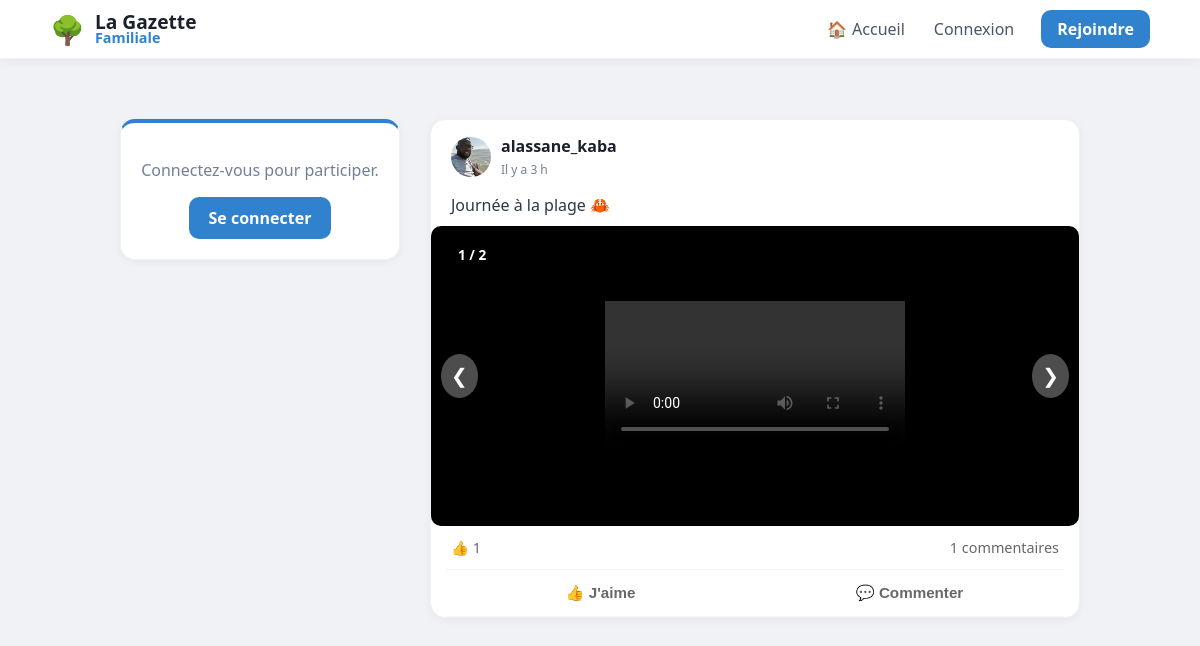
Before: / with the older database file.
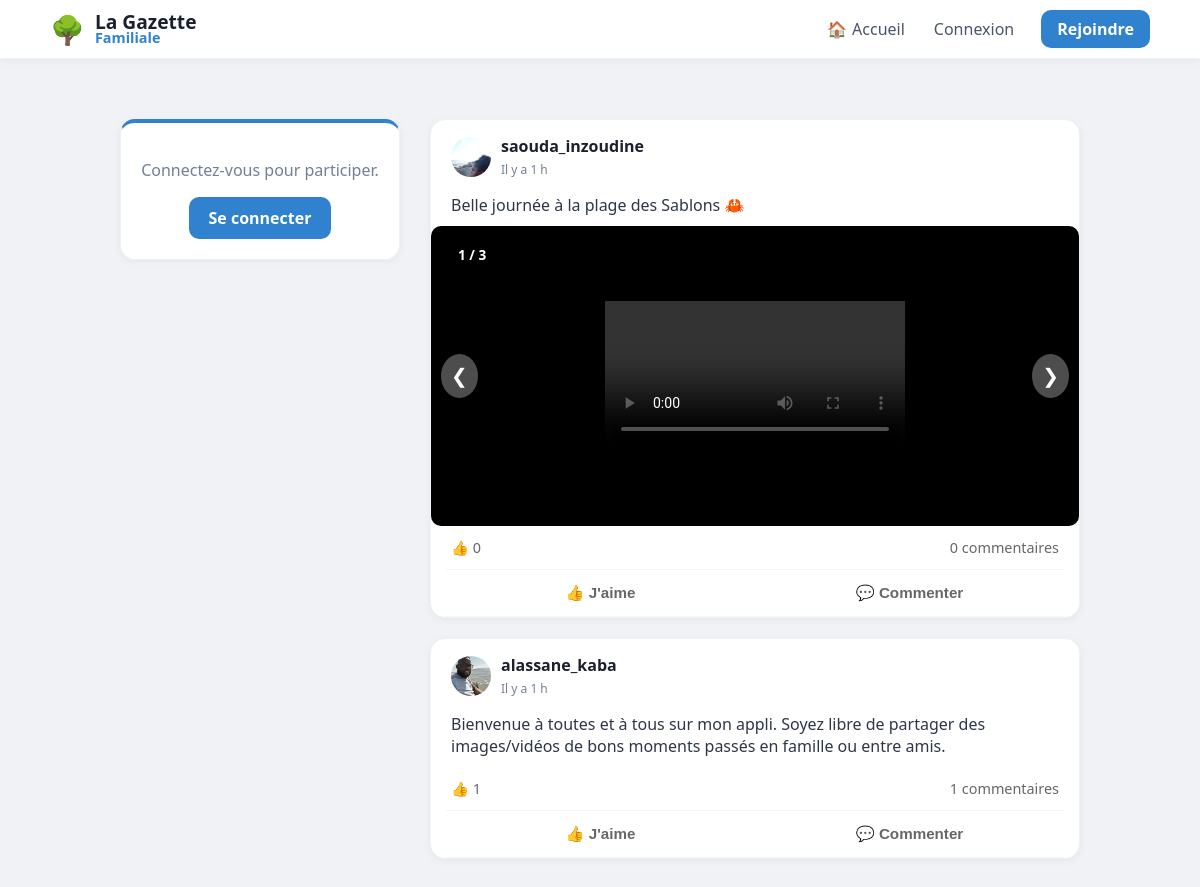
After: the same page with the newer database file.
### tables this page shows
CREATE TABLE posts (
                id INTEGER PRIMARY KEY AUTOINCREMENT, 
                username TEXT, 
                content TEXT, 
                likes INTEGER DEFAULT 0, 
                image TEXT,
                created_at DATETIME DEFAULT CURRENT_TIMESTAMP
            );

CREATE TABLE users (
                id INTEGER PRIMARY KEY AUTOINCREMENT, 
                email TEXT UNIQUE, 
                firstname TEXT, 
                lastname TEXT, 
                username TEXT UNIQUE, 
                password TEXT, 
                avatar TEXT,
                is_approved INTEGER DEFAULT 0,
                is_admin INTEGER DEFAULT 0
            );

CREATE TABLE post_medias (
                        id INTEGER PRIMARY KEY AUTOINCREMENT,
                        post_id INTEGER,
                        filename TEXT,
                        file_type TEXT, -- 'image' ou 'video'
                        FOREIGN KEY (post_id) REFERENCES posts (id) ON DELETE CASCADE
                    );

### app.py (the view)
@app.route("/")
def home():
    with get_db() as db:
        posts_query = db.execute("""
            SELECT posts.*, users.avatar AS user_avatar,
                (SELECT COUNT(*) FROM reactions WHERE post_id=posts.id AND type='thumb') as thumbs,
                (SELECT COUNT(*) FROM reactions WHERE post_id=posts.id AND type='heart') as hearts
            FROM posts
            JOIN users ON posts.username = users.username
            ORDER BY posts.id DESC
        """).fetchall()
        posts = [dict(row) for row in posts_query]
        for post in posts:
            medias = db.execute("SELECT * FROM post_medias WHERE post_id = ?", (post['id'],)).fetchall()
            post['medias'] = medias  # On ajoute la liste des médias au post
        comments = db.execute('''
            SELECT comments.*, users.avatar AS comm_avatar
            FROM comments
            JOIN users ON comments.username = users.username
        ''').fetchall()
    return render_template("home.html", posts=posts, comments=comments)

### app.py (called while the page is built)
def get_db():
    db = sqlite3.connect("database.db")
    db.row_factory = sqlite3.Row
    return db

@app.context_processor
def inject_pending_count():
    if session.get('is_admin'):
        db = get_db()
        count = db.execute("SELECT COUNT(*) as total FROM users WHERE is_approved = 0").fetchone()
        return {'pending_count': count['total']}
    return {'pending_count': 0}

@app.template_filter('relative_time')
def relative_time(date_str):
    if not date_str:
        return "Date inconnue"
    past = datetime.strptime(date_str, '%Y-%m-%d %H:%M:%S')
    now = datetime.now(timezone.utc).replace(tzinfo=None)
    diff = now - past
    if diff.days == 0:
        if diff.seconds < 60:
            return "À l'instant"
        if diff.seconds < 3600:
            return f"Il y a {diff.seconds // 60} min"
        return f"Il y a {diff.seconds // 3600} h"
    if diff.days == 1:
        return "Hier"
    if diff.days < 7:
        return f"Il y a {diff.days} jours"
    return past.strftime('%d/%m/%Y')

### templates/home.html (shortened to what this page needs)
{% extends "base.html" %}
{% block content %}
<aside class="sidebar">
    <div class="post-card" style="text-align: center; border-top: 4px solid #3182ce;">
        {% if session.get("user") %}
            <div style="font-size: 50px; margin-bottom: 10px;">🌳</div>
            <h3 style="margin: 0; color: #2d3748;">Bonjour,</h3>
            <h2 style="margin: 5px 0; color: #1a202c; font-size: 1.4em;">{{ session['user'] }}</h2>
            <div style="margin-top: 20px; padding-top: 15px; border-top: 1px solid #edf2f7;">
                <a href="{{ url_for('profile', username=session['user']) }}" style="text-decoration: none; color: #3182ce; font-weight: 700; font-size: 0.9em;">Voir mon mur →</a>
            </div>
        {% else %}
            <p style="color: #718096;">Connectez-vous pour participer.</p>
            <a href="/login" style="display: inline-block; background: #3182ce; color: white; padding: 10px 20px; border-radius: 10px; text-decoration: none; font-weight: bold;">Se connecter</a>
        {% endif %}
    </div>
</aside>
<main class="feed">
    {% for post in posts %}
    <div class="post-card" style="padding: 0; overflow: hidden; margin-bottom: 20px;">
        <div style="padding: 15px 20px; display: flex; justify-content: space-between; align-items: center;">
            <div style="display: flex; align-items: center; gap: 10px;">
                <img src="{{ url_for('static', filename='avatars/' + (post['user_avatar'] if post['user_avatar'] else 'default.png')) }}"
                     style="width: 40px; height: 40px; border-radius: 50%; object-fit: cover;">
                <div>
                    <strong style="display: block; color: #1a202c;">{{ post['username'] }}</strong>
                    <span class="live-date" data-time="{{ post['created_at'] }}" style="font-size: 0.75em; color: #718096;">
                        {{ post['created_at'] | relative_time }}
                    </span>
                </div>
            </div>
        </div>
        <div style="padding: 0 20px 10px 20px; white-space: pre-wrap; color: #2d3748;">{{ post['content'] }}</div>
        {% if post.medias %}
        <div class="carousel-container" id="carousel-{{ post.id }}" style="position: relative; background: #000; display: flex; align-items: center; justify-content: center; min-height: 300px;">
            {% if post.medias|length > 1 %}
            <div class="carousel-counter" style="position: absolute; top: 15px; left: 15px; background: rgba(0,0,0,0.6); color: white; padding: 4px 12px; border-radius: 20px; font-size: 0.85em; z-index: 10; font-weight: bold;">
                <span class="current">1</span> / {{ post.medias|length }}
            </div>
            {% endif %}
            <div class="carousel-items" style="width: 100%;">
                {% for media in post.medias %}
                    <div class="carousel-item {% if loop.first %}active{% endif %}" style="display: {% if loop.first %}block{% else %}none{% endif %}; text-align: center;">
                        {% if media.file_type == 'video' %}
                            <video src="{{ url_for('static', filename='uploads/' + media.filename) }}" controls style="max-width: 100%; max-height: 500px; display: block; margin: 0 auto;"></video>
                        {% else %}
                            <img src="{{ url_for('static', filename='uploads/' + media.filename) }}" style="max-width: 100%; max-height: 500px; object-fit: contain; display: block; margin: 0 auto;" onclick="window.open(this.src)">
                        {% endif %}
                    </div>
                {% endfor %}
            </div>
            {% if post.medias|length > 1 %}
                <button class="prev" onclick="moveSlide('{{ post.id }}', -1)" style="position: absolute; left: 10px; background: rgba(255,255,255,0.3); border: none; color: white; font-size: 20px; padding: 10px; border-radius: 50%; cursor: pointer;">&#10094;</button>
                <button class="next" onclick="moveSlide('{{ post.id }}', 1)" style="position: absolute; right: 10px; background: rgba(255,255,255,0.3); border: none; color: white; font-size: 20px; padding: 10px; border-radius: 50%; cursor: pointer;">&#10095;</button>
            {% endif %}
        </div>
        {% endif %}
        <div style="display: flex; justify-content: space-between; padding: 12px 20px; font-size: 0.9em; color: #65676b;">
            <div>👍 <span id="thumbs-{{ post['id'] }}">{{ post['thumbs'] }}</span></div>
            <div style="cursor: pointer;" onclick="toggleComments({{ post['id'] }})">
                <span id="comment-count-{{ post['id'] }}">{{ comments|selectattr('post_id', 'equalto', post['id'])|list|length }}</span> commentaires
            </div>
        </div>
        <div style="display: flex; border-top: 1px solid #f2f4f7; border-bottom: 1px solid #f2f4f7; margin: 0 15px; padding: 2px 0;">
            <button onclick="react({{ post['id'] }}, 'thumb')" class="action-btn" style="flex: 1; background: none; border: none; padding: 10px; color: #65676b; font-weight: 600; cursor: pointer;">👍 J'aime</button>
            <button onclick="toggleComments({{ post['id'] }})" class="action-btn" style="flex: 1; background: none; border: none; padding: 10px; color: #65676b; font-weight: 600; cursor: pointer;">💬 Commenter</button>
        </div>
    </div>
    {% endfor %}
</main>
{% endblock %}

### templates/base.html (shortened to what this page needs)
<!DOCTYPE html>
<html lang="fr">
<head>
    <link rel="stylesheet" href="{{ url_for('static', filename='style.css') }}">
</head>
<body>
    <nav class="navbar">
        <div class="nav-content">
            <div class="nav-left">
                <a href="/" style="text-decoration: none; display: flex; align-items: center; gap: 10px;">
                    <span style="font-size: 28px;">🌳</span>
                    <div style="display: flex; flex-direction: column;">
                        <span style="font-size: 1.2em; font-weight: 800; color: #1a202c; line-height: 1;">La Gazette</span>
                        <span style="font-size: 0.9em; font-weight: 600; color: var(--primary); line-height: 1;">Familiale</span>
                    </div>
                </a>
            </div>
            <div class="nav-right" style="display: flex; align-items: center; gap: 5px;">
                <a href="/" class="nav-item">🏠 <span class="nav-text" style="margin-left:5px;">Accueil</span></a>
                {% if session.get("user") %}
                    {% if session.get('is_admin') %}
                    <a href="/admin/users" class="nav-item" style="background: #ebf8ff; color: var(--primary); border: 1px solid #bee3f8; margin-right: 5px;">
                        🛡️ <span class="nav-text" style="margin-left:5px;">Admin</span>
                        {% if pending_count and pending_count > 0 %}
                            <span class="admin-badge">{{ pending_count }}</span>
                        {% endif %}
                    </a>
                    {% endif %}
                    <a href="{{ url_for('profile', username=session['user']) }}" class="nav-item">👤 <span class="nav-text" style="margin-left:5px;">Profil</span></a>
                    <a href="/notifications" class="nav-item">🔔</a>
                    <a href="/settings" class="nav-item">⚙️</a>
                    <a href="/logout" style="color: var(--danger); text-decoration: none; font-weight: 700; font-size: 0.9em; margin-left:10px; padding: 8px;">Déconnecter</a>
                {% else %}
                    <a href="/login" class="nav-item">Connexion</a>
                    <a href="/register" style="background: var(--primary); color: white; padding: 8px 16px; border-radius: 10px; text-decoration: none; font-weight: 700; margin-left: 10px;">Rejoindre</a>
                {% endif %}
            </div>
        </div>
    </nav>
    <div class="main-container">
        {% block content %}{% endblock %}
    </div>
</body>
</html>

### static/style.css (style rules this page uses)
body { font-family: 'Segoe UI', system-ui, -apple-system, sans-serif; background: #f0f2f5; margin: 0; color: #1a202c; }
nav { background: white; border-bottom: 1px solid #edf2f7; position: sticky; top: 0; z-index: 1000; }
.post-card { background: white; border-radius: 15px; padding: 20px; margin-bottom: 20px; box-shadow: 0 2px 8px rgba(0,0,0,0.05); border: 1px solid #edf2f7; overflow: hidden; }
.nav-item { display: flex; align-items: center; padding: 8px 12px; border-radius: 10px; text-decoration: none; transition: 0.2s; color: #4a5568; }
.action-btn { flex: 1; background: none; border: none; padding: 10px; color: #65676b; font-weight: 600; font-size: 0.95em; cursor: pointer; display: flex; align-items: center; justify-content: center; gap: 8px; transition: background 0.2s; border-radius: 6px; margin: 2px; }
.carousel-container { position: relative; width: 100%; max-height: 500px; background: #000; border-radius: 10px; overflow: hidden; }
.carousel-item { display: none; text-align: center; }
.carousel-item.active { display: block; }
.carousel-item img, .carousel-item video { max-width: 100%; max-height: 500px; }
.prev, .next { position: absolute; top: 50%; transform: translateY(-50%); background: rgba(0,0,0,0.5); color: white; padding: 10px; border: none; cursor: pointer; }
.next { right: 0; }
.prev { left: 0; }

### templates/base.html (style rules this page uses)
:root { --bg-color: #f0f2f5; --primary: #3182ce; --text-main: #1a202c; --text-light: #718096; --danger: #e53e3e; --success: #38a169; --info: #3182ce; }
body { background-color: var(--bg-color); margin: 0; font-family: 'Segoe UI', system-ui, -apple-system, sans-serif; color: var(--text-main); }
.main-container { max-width: 1100px; margin: 0 auto; padding: 20px 15px; display: grid; grid-template-columns: 1fr; gap: 25px; align-items: start; }
@media (min-width: 900px) { .main-container { grid-template-columns: 280px 650px; justify-content: center; gap: 30px; } }
.navbar { background: white; box-shadow: 0 2px 10px rgba(0,0,0,0.05); padding: 10px 0; position: sticky; top: 0; z-index: 1000; border-bottom: 1px solid #edf2f7; }
.nav-content { max-width: 1100px; margin: 0 auto; padding: 0 20px; display: flex; justify-content: space-between; align-items: center; }
.nav-item { display: flex; align-items: center; padding: 8px 12px; border-radius: 10px; text-decoration: none; color: #4a5568; transition: 0.2s; font-weight: 500; }

Changed rows visible on the page:
added posts: avatar (picture), username "saouda_inzoudine", created_at|relative_time "Il y a 1 h", content "Belle journée à la plage des Sablons 🦀", medias|length "3", thumbs "0", id "0"
changed posts "alassane_kaba": created_at|relative_time "Il y a 3 h" → "Il y a 1 h"; content "Journée à la plage 🦀" → "Bienvenue à toutes et à tous sur mon appli. Soyez libre de partager des images/vidéos de bons moments passés en famille ou entre amis."; medias|length "2" → (not shown)
